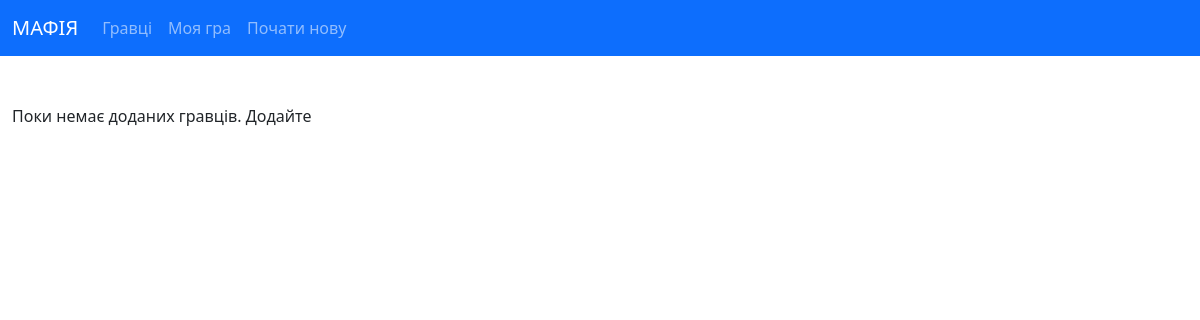
The app's page /players/, older data.
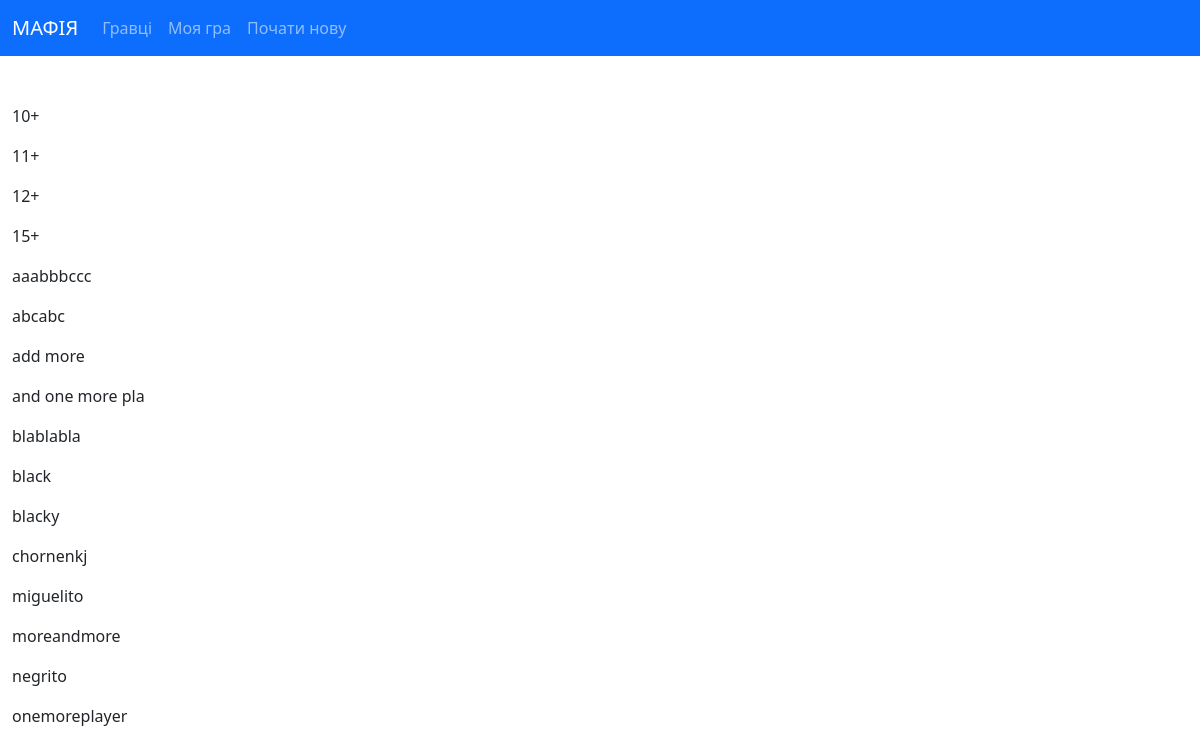
The same page, newer data.
### mafia/models.py (models this page shows, shortened)
class PlayerName(models.Model):
    title = models.CharField(max_length=30, unique=True, verbose_name="Ім'я гравця")
    created_at = models.DateTimeField(auto_now_add=True)
    modified_at = models.DateTimeField(auto_now=True)

### mafia/views.py (the view)
# urls.py: path('players/', views.PlayerNameListView.as_view(), name='players'),
class PlayerNameListView(ListView):
    model = PlayerName
    template_name = 'mafia/players.html'
    def get_queryset(self):
        return super().get_queryset().order_by('title')

### mafia/templates/mafia/players.html (shortened to what this page needs)
{% extends 'mafia/base.html' %}
{% load static %}
{% block content %}
<br>
{% for object in object_list %}
<p>{{ object.title }}</p>
{% empty %}
<p>Поки немає доданих гравців. Додайте</p>
{% endfor %}
{% endblock %}

### mafia/templates/mafia/base.html (shortened to what this page needs)
<!doctype html>
<html lang="uk-UA">
<head>
{% block head %}
    <link href="https://cdn.jsdelivr.net/npm/bootstrap@5.0.2/dist/css/bootstrap.min.css"
        rel="stylesheet"
>
{% endblock %}
</head>
<body>
{% block body %}
{% block nav %}
<nav id="navbar" class="navbar navbar-expand-lg navbar-dark bg-primary">
    <div class="container-fluid">
        <a class="navbar-brand" href="{% url 'mafia:index' %}">МАФІЯ</a>
        <div class="collapse navbar-collapse" id="navbarToggler">
            <ul class="navbar-nav me-auto mb-2 mb-lg-0">
                <li class="nav-item">
                    <a class="nav-link" href="{% url 'mafia:players' %}"> Гравці</a>
                </li>
                <li class="nav-item">
                    <a class="nav-link" href="{% url 'mafia:current' %}">Моя гра</a>
                </li>
                <li class="nav-item">
                    <a class="nav-link" href="{% url 'mafia:new' %}">Почати нову</a>
                </li>
            </ul>
        </div>
    </div>
</nav>
{% endblock %}
<div id="content" class="container-fluid">
<div class="justify-content-center">
    <div class="col-xl-8 col-md-10 col-sm-10 col-xs-12"><br>
        {% block content %}
        {% endblock %}
    </div>
</div>
</div>
{% endblock %}
</body>
</html>

Row changes from the older to the newer data that the page shows:
added PlayerName: title "10+"
added PlayerName: title "11+"
added PlayerName: title "12+"
added PlayerName: title "15+"
added PlayerName: title "aaabbbccc"
added PlayerName: title "abcabc"
added PlayerName: title "add more"
added PlayerName: title "and one more pla"
added PlayerName: title "blablabla"
added PlayerName: title "black"
added PlayerName: title "blacky"
added PlayerName: title "chornenkj"
added PlayerName: title "miguelito"
added PlayerName: title "moreandmore"
added PlayerName: title "negrito"
added PlayerName: title "onemoreplayer"
Text that changed along with them:
text no longer shown: "Поки немає доданих гравців. Додайте"
